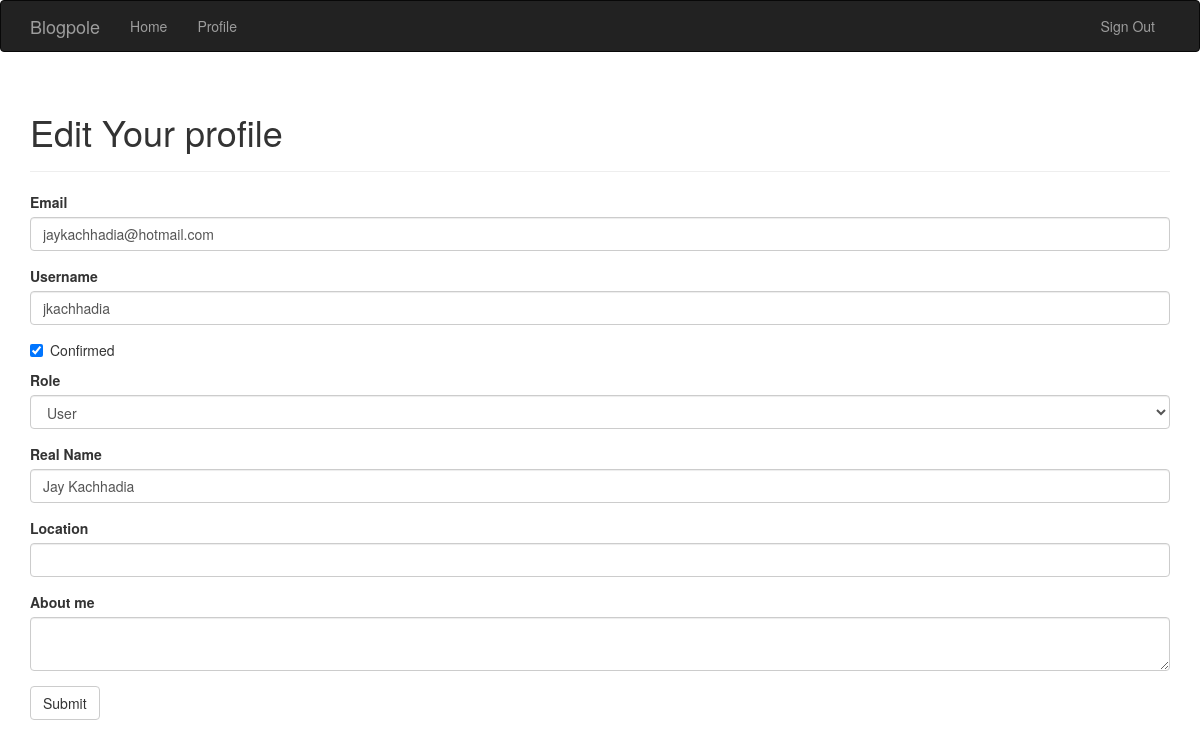
Page /edit-profile/2 (signed in) on the earlier database version.
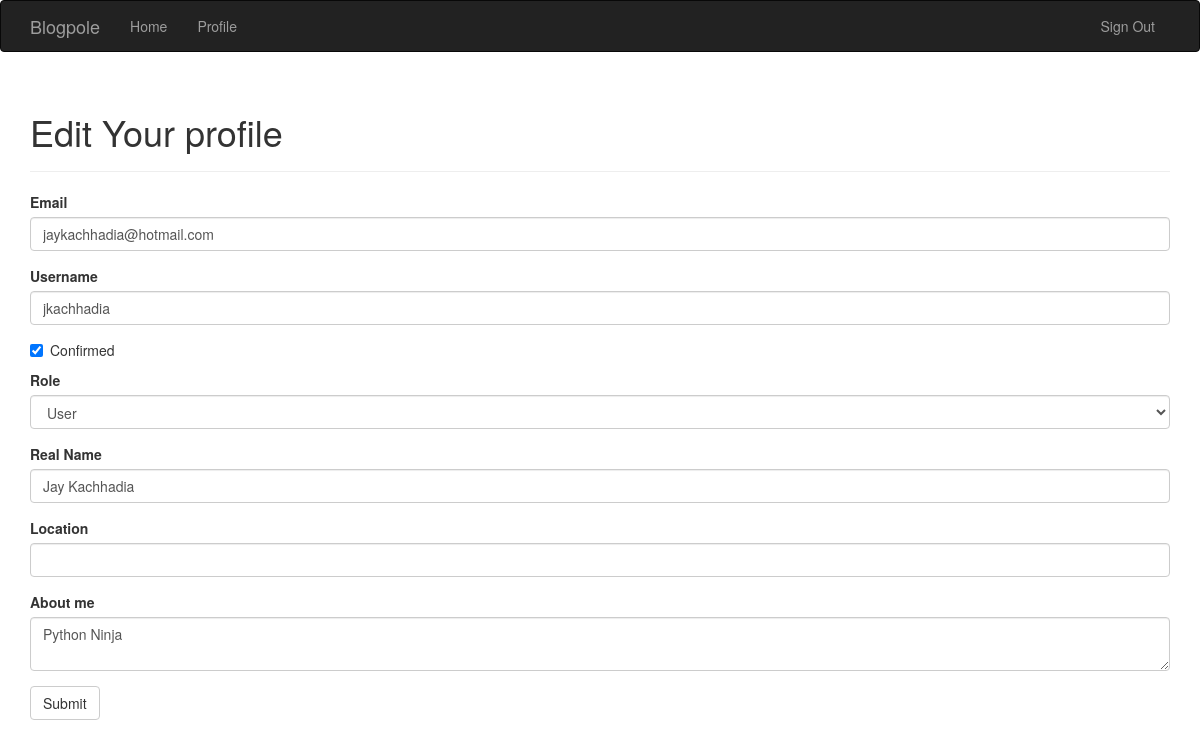
Same page on the later database version.
### app/models.py (models this page shows, shortened)
class User(db.Model, UserMixin):
    __tablename__ = 'users'
    id = db.Column(db.Integer, primary_key=True)
    email= db.Column(db.String(64),unique=True,index=True)
    username = db.Column(db.String(64), unique=True, index=True)
    role_id = db.Column(db.Integer, db.ForeignKey('roles.id'))
    password_hash= db.Column(db.String(128))
    confirmed=db.Column(db.Boolean,default=False)
    name=db.Column(db.String(64))
    location=db.Column(db.String(64))
    about_me=db.Column(db.Text())
    member_since=db.Column(db.DateTime(),default=datetime.utcnow)
    last_seen=db.Column(db.DateTime(), default=datetime.utcnow)
    avatar_hash=db.Column(db.String(32))
    posts=db.relationship('Post',backref='author', lazy='dynamic')
    def ping(self):
        self.last_seen =datetime.utcnow()
        db.session.add(self)
    def can(self,permissions):
        return self.role is not None and (self.role.permissions & permissions) == permissions
    @property
    def password(self):
        raise AttributeError('password is not a readable attribute.')

### app/main/views.py (the view, shortened to what this page needs)
@main.route('/edit-profile/<int:id>',methods=['GET','POST'])
@login_required
@admin_required
def edit_profile_admin(id):
    user=User.query.get_or_404(id)
    form=EditProfileAdminForm(user)
    form.email.data=user.email
    form.username.data=user.username
    form.confirmed.data=user.confirmed
    form.role.data=user.role_id
    form.name.data=user.name
    form.location.data=user.location
    form.about_me.data=user.about_me
    return render_template('edit_profile.html',form=form,user=user)

### app/main/forms.py (shortened to what this page needs)
class EditProfileAdminForm(Form):
    email=StringField('Email',validators=[Required(),Length(1,64),Email()])
    username=StringField('Username',validators=[Required(),Length(1,64), Regexp('^[A-Za-z][A-Za-z0-9_.]*$',0,'Usernames must only have letters, numbers, dots or underscores')])
    confirmed=BooleanField('Confirmed')
    role=SelectField('Role', coerce=int)
    name=StringField('Real Name',validators=[Length(0,64)])
    location=StringField('Location',validators=[Length(0,64)])
    about_me=TextAreaField('About me')
    submit=SubmitField('Submit')
    def __init__(self,user, *args, **kwargs):
        super(EditProfileAdminForm,self).__init__(*args,**kwargs)
        self.role.choices = [(role.id,role.name)
                              for role in Role.query.order_by(Role.name).all()]
        self.user=user

### app/auth/views.py (called while the page is built)
@auth.before_app_request
def before_request():
    if current_user.is_authenticated():
        current_user.ping()
        if not current_user.confirmed and request.endpoint[:5] !='auth.':
            return redirect(url_for('auth.unconfirmed'))

### app/main/__init__.py (called while the page is built)
@main.app_context_processor
def inject_permissions():
    return dict(Permission=Permission)

### app/templates/edit_profile.html (shortened to what this page needs)
{% extends "base.html" %}
{% import "bootstrap/wtf.html" as wtf %}
{% block page_content %}
<div class="page-header">
  <h1>
    Edit Your profile
  </h1>
</div>
{% if current_user.is_authenticated() %}
{{wtf.quick_form(form)}}
{% else %}
<h2>You are not authenticated.</h2>
{% endif %}
{% endblock %}

Differences in the rows shown:
changed User "jaykachhadia@hotmail.com": about_me (not shown) → "Python Ninja"
